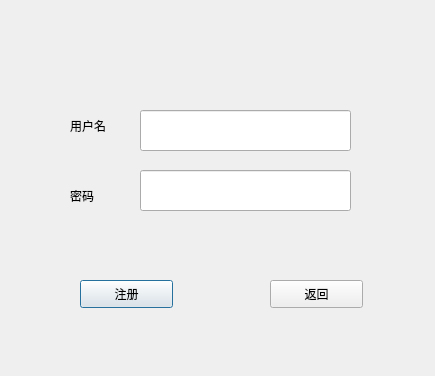
<?xml version="1.0" encoding="UTF-8"?>
<ui version="4.0">
 <class>register</class>
 <widget class="QDialog" name="register">
  <property name="geometry">
   <rect>
    <x>0</x>
    <y>0</y>
    <width>435</width>
    <height>376</height>
   </rect>
  </property>
  <property name="windowTitle">
   <string>Dialog</string>
  </property>
  <widget class="QLabel" name="label">
   <property name="geometry">
    <rect>
     <x>70</x>
     <y>100</y>
     <width>101</width>
     <height>51</height>
    </rect>
   </property>
   <property name="text">
    <string>用户名</string>
   </property>
  </widget>
  <widget class="QLabel" name="label_2">
   <property name="geometry">
    <rect>
     <x>70</x>
     <y>180</y>
     <width>81</width>
     <height>31</height>
    </rect>
   </property>
   <property name="text">
    <string>密码</string>
   </property>
  </widget>
  <widget class="QLineEdit" name="userlineEdit">
   <property name="geometry">
    <rect>
     <x>140</x>
     <y>110</y>
     <width>211</width>
     <height>41</height>
    </rect>
   </property>
  </widget>
  <widget class="QLineEdit" name="passwordlineEdit">
   <property name="geometry">
    <rect>
     <x>140</x>
     <y>170</y>
     <width>211</width>
     <height>41</height>
    </rect>
   </property>
  </widget>
  <widget class="QPushButton" name="rejsterpushButton">
   <property name="geometry">
    <rect>
     <x>80</x>
     <y>280</y>
     <width>93</width>
     <height>28</height>
    </rect>
   </property>
   <property name="text">
    <string>注册</string>
   </property>
  </widget>
  <widget class="QPushButton" name="brankepushButton">
   <property name="geometry">
    <rect>
     <x>270</x>
     <y>280</y>
     <width>93</width>
     <height>28</height>
    </rect>
   </property>
   <property name="text">
    <string>返回</string>
   </property>
  </widget>
 </widget>
 <resources/>
 <connections/>
</ui>
